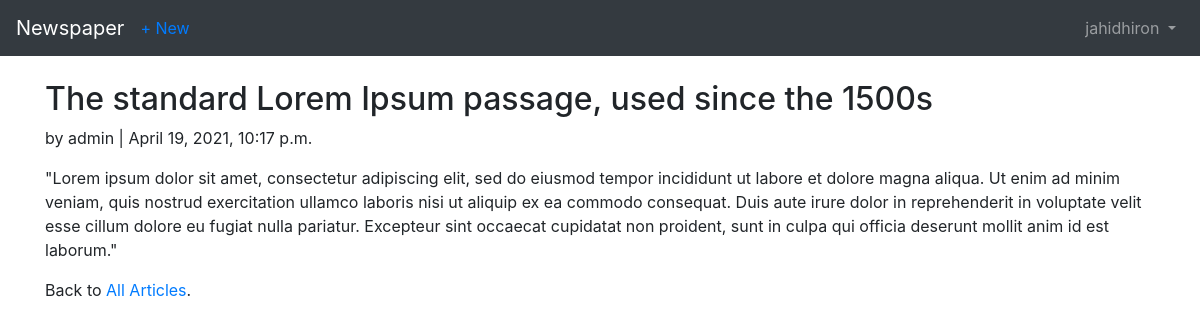
The app's page /articles/3/ (signed in) with its own data.
### users/models.py (models this page shows)
class CustomUser(AbstractUser):
    age = models.PositiveIntegerField(null=True, blank=True)

### articles/models.py (models this page shows, shortened)
class Article(models.Model):
    title = models.CharField(max_length=255)
    body = models.TextField()
    date = models.DateTimeField(auto_now_add=True)
    author = models.ForeignKey(get_user_model(), on_delete=models.CASCADE,)
    class Meta:
        ordering = ['-date']

### articles/views.py (the view)
# urls.py: path('<int:pk>/', ArticleDetailView.as_view(), name='article_detail'),
class ArticleDetailView(LoginRequiredMixin, DetailView):
    model = Article
    template_name = 'article_detail.html'
    login_url = 'login'

### templates/article_detail.html (shortened to what this page needs)
{% extends 'base.html' %}
{% block content %}
<div class="article-entry">
    <h2>{{ object.title }}</h2>
    <p>by {{ object.author }} | {{ object.date }}</p>
    <p>{{ object.body }}</p>
</div>
<p>Back to <a href="{% url 'article_list' %}">All Articles</a>.</p>
{% endblock content %}

### templates/base.html (shortened to what this page needs)
<!doctype html>
<html lang="en">
<head>
    <link rel="stylesheet" href="https://stackpath.bootstrapcdn.com/bootstrap/4.1.3/css/bootstrap.min.css"
>
</head>
<body>
    <nav class="navbar navbar-expand-md navbar-dark bg-dark mb-4">
        <a class="navbar-brand" href="{% url 'home' %}">Newspaper</a>
        {% if user.is_authenticated %}
        <ul class="navbar-nav mr-auto">
            <li class="nav-item"><a href="{% url 'article_new' %}">+ New</a></li>
        </ul>
        {% endif %}
        <div class="collapse navbar-collapse" id="navbarCollapse">
            {% if user.is_authenticated %}
            <ul class="navbar-nav ml-auto">
                <li class="nav-item">
                    <a class="nav-link dropdown-toggle" href="#" id="userMenu" data-toggle="dropdown"
                        aria-haspopup="true" aria-expanded="false">
                        {{ user.username }}
                    </a>
                </li>
            </ul>
            {% endif %}
        </div>
    </nav>
    <div class="container">
        {% block content %}
        {% endblock content %}
    </div>
</body>
</html>

### records on screen
CustomUser: username "jahidhiron"
Article: title "The standard Lorem Ipsum passage, used since the 1500s", author "admin", date "April 19, 2021, 10:17 p.m.", body "\"Lorem ipsum dolor sit amet, consectetur adipiscing elit, sed do eiusmod tempor incididunt ut labore et dolore magna aliqua. Ut enim ad minim veniam, quis nostrud exercitation ullamco laboris nisi ut aliquip ex ea commodo consequat. Duis aute irure dolor in reprehenderit in voluptate velit esse cillum dolore eu fugiat nulla pariatur. Excepteur sint occaecat cupidatat non proident, sunt in culpa qui officia deserunt mollit anim id est laborum.\""
